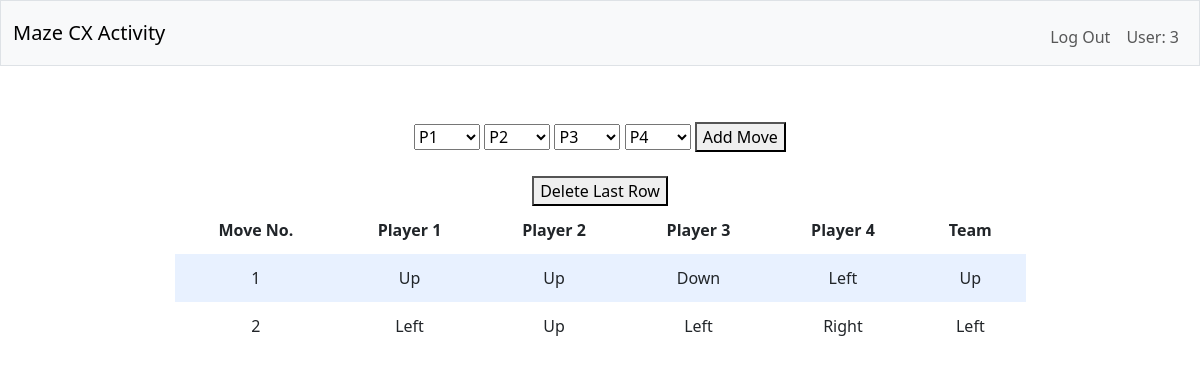
Screenshot of / (signed in) with the database file from the repository.
### tables this page shows
CREATE TABLE moves (
user_id INTEGER, P1 TEXT, P2 TEXT, P3 TEXT, P4 TEXT,
Team TEXT, time TIMESTAMP DEFAULT CURRENT_TIMESTAMP,
FOREIGN KEY(user_id) REFERENCES users(id)
);

### app.py (the view)
@app.route('/', methods=["GET", "POST"])
@login_required
def index():
    user_id = session["user_id"]
    if request.method == "POST":
        if request.form['btn'] == 'move':
            P1 = request.form.get("P1")
            P2 = request.form.get("P2")
            P3 = request.form.get("P3")
            P4 = request.form.get("P4")
            team = majority(P1,P2,P3,P4)
            if P1 == None or P2 == None or P3 == None or P4 == None:
                flash("Please fill in the moves")
                return redirect('/')
            else:
                db.execute("INSERT INTO moves (user_id, P1, P2, P3, P4, Team) VALUES(?, ?, ?, ?, ?, ?)", user_id, P1, P2, P3, P4, team)
                return redirect("/")
        elif request.form['btn'] == 'delete':
            db.execute("DELETE FROM moves ORDER BY time DESC LIMIT 1")
            return redirect("/")
    else:
        rows = db.execute("SELECT * FROM moves WHERE user_id = ?", user_id)
        return render_template('index.html', rows = rows, user_id = user_id)

### app.py (called while the page is built)
def login_required(f):
    @wraps(f)
    def decorated_function(*args, **kwargs):
        if session.get("user_id") is None:
            return redirect("/login")
        return f(*args, **kwargs)
    return decorated_function

### templates/index.html (shortened to what this page needs)
{% extends "layout.html" %}
{% block main %}
<div class="container">
    <div class="section">
        <form action="/" method="post">
            <select name="P1">
                <option disabled selected value="">P1</option>
            </select>
            <select name="P2">
                <option disabled selected value="">P2</option>
            </select>
            <select name="P3">
                <option disabled selected value="">P3</option>
            </select>
            <select name="P4">
                <option disabled selected value="">P4</option>
            </select>
            <button type="submit" name="btn" value="move">Add Move</button>
        </form>
    </div>
    <div class="section">
        <table>
            <thead>
                <tr>
                    <th>Move No.</th>
                    <th>Player 1</th>
                    <th>Player 2</th>
                    <th>Player 3</th>
                    <th>Player 4</th>
                    <th>Team</th>
                </tr>
            </thead>
            <tbody>
                {% for row in rows %}
                    <tr>
                        <td>{{ loop.index }}</td>
                        <td>{{ row.P1 }}</td>
                        <td>{{ row.P2 }}</td>
                        <td>{{ row.P3 }}</td>
                        <td>{{ row.P4 }}</td>
                        <td>{{ row.Team }}</td>
                    </tr>
                {% endfor %}
                <form action="/" method="post">
                    <button type="submit" name="btn" value="delete">Delete Last Row</button>
                </form>
            </tbody>
        </table>
    </div>
</div>
{% endblock %}

### static/styles.css (style rules this page uses)
.section { padding-bottom: 1rem; padding-left: 2rem; padding-right: 2rem; padding-top: 0.5rem; }
.container { margin-left: auto; margin-right: auto; padding-left: 15px; padding-right: 15px; text-align: center; width: 90%; }
table { background-color: transparent; margin-bottom: 1rem; width: 100%; }
table th, table td { padding: 0.75rem; vertical-align: middle; }
tbody tr:nth-of-type(odd) { background-color: rgb(179, 208, 255, 0.3) }

### rows the page displays
moves: P1 "Up", P2 "Up", P3 "Down", P4 "Left", Team "Up"
moves: P1 "Left", P2 "Up", P3 "Left", P4 "Right", Team "Left"

### other values shown
{{ user_id }} "3"
